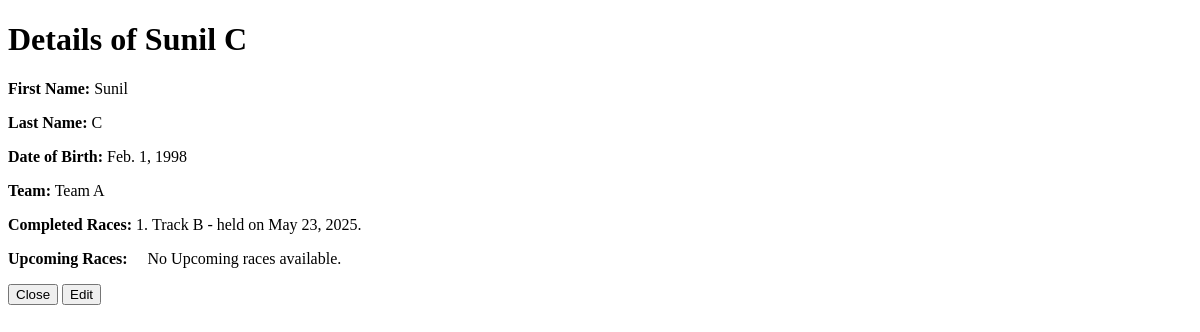
Page /racing/drivers/view/13/ on the earlier database version.
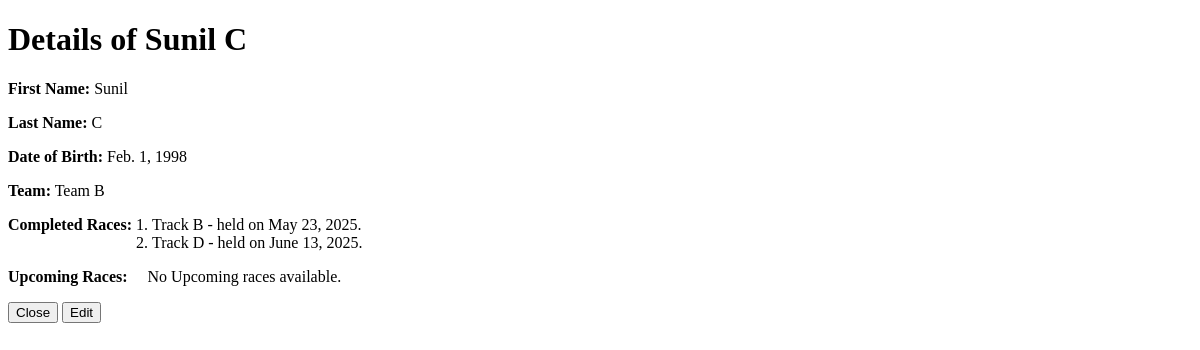
Same page on the later database version.
### racing/models.py (models this page shows, shortened)
class Driver(models.Model):
    first_name = models.CharField(max_length=96)
    last_name = models.CharField(max_length=96)
    date_of_birth = models.DateField(validators=[MaxValueValidator(limit_value=date(2000,12,31))])
    team = models.ForeignKey(Team,on_delete=models.SET_NULL,related_name='drivers',null=True,
    blank=True)
    class Meta:
        constraints = [models.UniqueConstraint(fields=['first_name','last_name'],
        name='unique_driver_name')]
    def completed_races(self):
        return self.races.filter(race_date__lt=date.today())
    def upcoming_races(self):
        return self.races.filter(race_date__gte=date.today())

class Team(models.Model):
    team_name = models.CharField(max_length=256,unique=True)
    city = models.CharField()
    country = models.CharField()
    logo_image = models.ImageField(upload_to='TeamLogos/', validators=[check_logo_size])
    description = models.TextField(max_length=1024, blank=True)

class Race(models.Model):
    track_name = models.CharField(max_length=256, unique=True)
    city = models.CharField()
    country = models.CharField()
    race_date = models.DateField()
    registration_closure_date = models.DateField(null=True, blank=True)
    drivers = models.ManyToManyField(Driver, blank=True, related_name='races')

### racing/views.py (the view)
# urls.py: path('racing/drivers/view/<int:pk>/', views.driver_view, name='driver_view'),
def driver_view(request, pk):
    try:
        driver = Driver.objects.get(id=pk)
        return render(request, 'drivers/driver_view.html',{'driver': driver})
    except Driver.DoesNotExist:
        messages.error(request, "Driver not found.")
        return redirect('driver_list')

### template/drivers/driver_view.html (shortened to what this page needs)
{% load static %}
<!DOCTYPE html>
<html>
<head>
    <link rel="stylesheet" type="text/css" href="{% static 'css/styles.css' %}">
</head>
<body>
    <h1>Details of {{ driver.first_name }} {{ driver.last_name }}</h1>
    <p><strong>First Name:</strong> {{ driver.first_name }}</p>
    <p><strong>Last Name:</strong> {{ driver.last_name }}</p>
    <p><strong>Date of Birth:</strong> {{ driver.date_of_birth }}</p>
    <p><strong>Team:</strong>
        {% if driver.team %} {{ driver.team.team_name }} {% else %} None.
        {% endif %}
    </p>
    <div class="driver-races">
        <strong>Completed Races:</strong>
        <ol>
            {% for race in driver.completed_races %}
                    <li>{{ race.track_name }} - held on {{ race.race_date }}.</li>
                {% empty %}
                    No Completed races available.
                {% endfor %}
        </ol>
    </div>
    <div class="driver-races">
        <strong>Upcoming Races:</strong>
        <ol>
            {% for race in driver.upcoming_races %}
                    <li>{{ race.track_name }} - scheduled for {{ race.race_date }}, registration closes on {{ race.registration_closure_date | default:'(no data available).'}}</li>
                {% empty %}
                    No Upcoming races available.
                {% endfor %}
        </ol>
    </div>
    <a href="{% url 'driver_list' %}"><button type="button">Close</button></a>
    <a href="{% url 'driver_edit' driver.id %}"><button type="submit">Edit</button></a>
</body>
</html>

Differences in the rows shown:
changed Driver "Sunil": team.team_name "Team A" → "Team B"
added Race: track_name "Track D", race_date "June 13, 2025"
